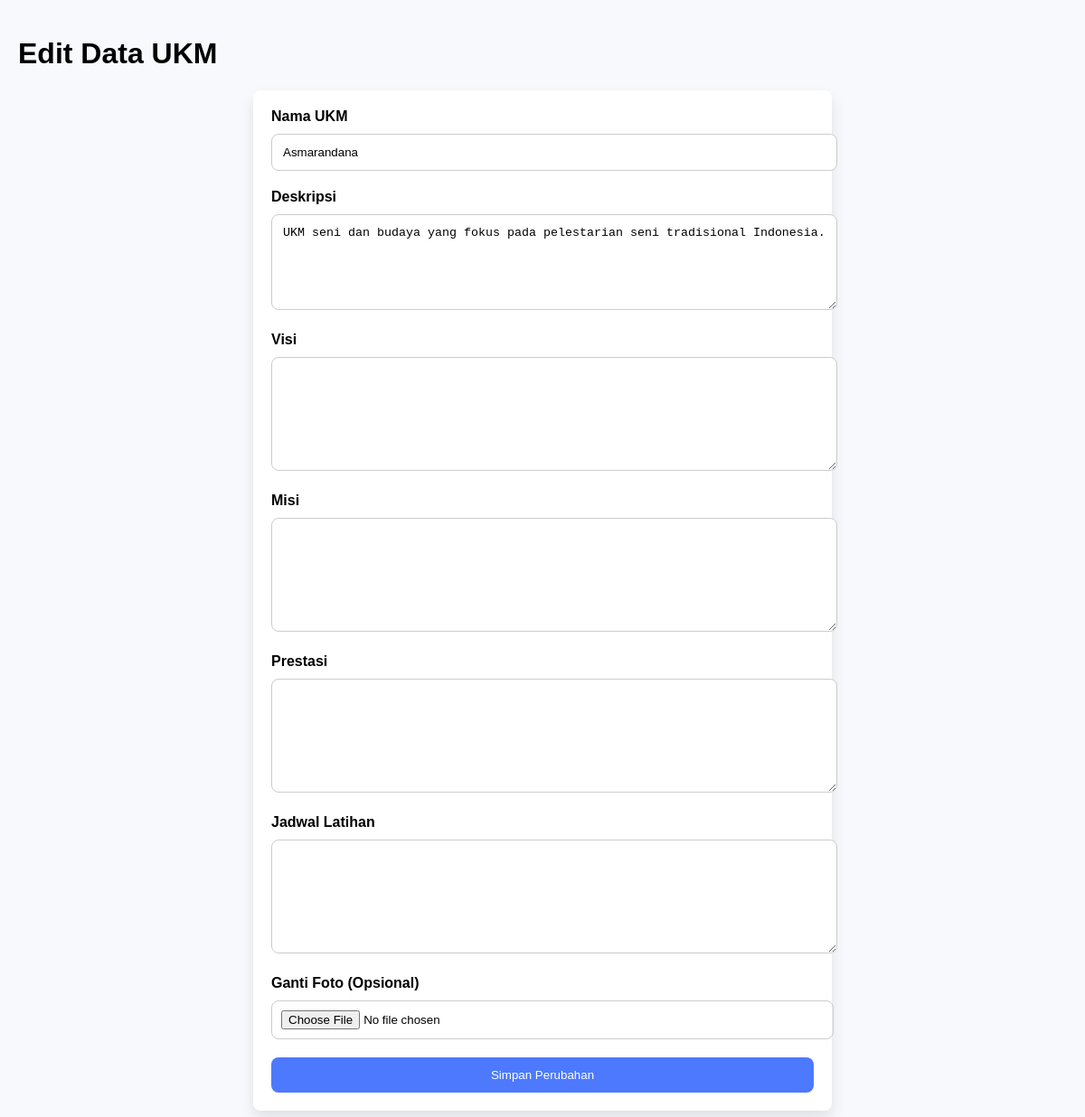
The app's page /edit_ukm.php?id=1 with its own data.
### tables this page shows
CREATE TABLE `ukm` (
  `id` int(11) NOT NULL,
  `name` varchar(100) NOT NULL,
  `description` text NOT NULL,
  `category` varchar(50) NOT NULL,
  `contact` varchar(100) NOT NULL,
  `foto` varchar(255) DEFAULT NULL
);

### edit_ukm.php (the view, shortened to what this page needs)
<?php
$conn = new mysqli('localhost', 'root', '', 'ukm');
$id = intval($_GET['id']);
if ($_SERVER['REQUEST_METHOD'] === 'POST') {
    $name = $_POST['name'];
    $description = $_POST['description'];
    $visi = $_POST['visi'];
    $misi = $_POST['misi'];
    $prestasi = $_POST['prestasi'];
    $jadwal_latihan = $_POST['jadwal_latihan'];
    if (!empty($_FILES["foto"]["name"])) {
        $target_dir = "uploads/";
        $file_name = basename($_FILES["foto"]["name"]);
        $target_file = $target_dir . time() . "_" . $file_name;
        $image_file_type = strtolower(pathinfo($target_file, PATHINFO_EXTENSION));
        if (move_uploaded_file($_FILES["foto"]["tmp_name"], $target_file)) {
            $sql = "UPDATE products SET name = ?, description = ?, foto = ?, visi = ?, misi = ?, prestasi = ?, jadwal_latihan = ? WHERE id = ?";
            $stmt = $conn->prepare($sql);
            $stmt->bind_param("sssssssi", $name, $description, $target_file, $visi, $misi, $prestasi, $jadwal_latihan, $id);
        }
    } else {
        $sql = "UPDATE products SET name = ?, description = ?, visi = ?, misi = ?, prestasi = ?, jadwal_latihan = ? WHERE id = ?";
        $stmt = $conn->prepare($sql);
        $stmt->bind_param("ssssssi", $name, $description, $visi, $misi, $prestasi, $jadwal_latihan, $id);
    }
    if ($stmt->execute()) {
        echo "<p>Data UKM berhasil diperbarui!</p>";
        header("Location: admin_dashboard.php");
        exit();
    } else {
        echo "<p>Gagal memperbarui data.</p>";
    }
} else {
    $result = $conn->query("SELECT * FROM ukm WHERE id = $id");
    $ukm = $result->fetch_assoc();
}
?>
<!DOCTYPE html>
<html lang="en">
<head>
    <link rel="stylesheet" href="styles/admin_dashboard.css">
</head>
<body>
    <h1>Edit Data UKM</h1>
    <form method="POST" enctype="multipart/form-data">
        <label for="name">Nama UKM</label>
        <input type="text" id="name" name="name" value="<?php echo htmlspecialchars($ukm['name'] ?? ''); ?>" required>
        <label for="description">Deskripsi</label>
        <textarea id="description" name="description" rows="4" required><?php echo htmlspecialchars($ukm['description'] ?? ''); ?></textarea>
        <label for="visi">Visi</label>
        <textarea id="visi" name="visi" rows="3" required><?php echo htmlspecialchars($ukm['visi'] ?? ''); ?></textarea>
        <label for="misi">Misi</label>
        <textarea id="misi" name="misi" rows="3" required><?php echo htmlspecialchars($ukm['misi'] ?? ''); ?></textarea>
        <label for="prestasi">Prestasi</label>
        <textarea id="prestasi" name="prestasi" rows="4" required><?php echo htmlspecialchars($ukm['prestasi'] ?? ''); ?></textarea>
        <label for="jadwal_latihan">Jadwal Latihan</label>
        <textarea id="jadwal_latihan" name="jadwal_latihan" rows="3" required><?php echo htmlspecialchars($ukm['jadwal_latihan'] ?? ''); ?></textarea>
        <label for="foto">Ganti Foto (Opsional)</label>
        <input type="file" id="foto" name="foto" accept="image/*">
        <button type="submit">Simpan Perubahan</button>
    </form>
</body>
</html>

### styles/admin_dashboard.css (style rules this page uses)
body { font-family: "Arial", sans-serif; background-color: #f7f9fc; margin: 0; padding: 20px; }
form { max-width: 600px; margin: auto; background-color: white; padding: 20px; border-radius: 8px; box-shadow: 0 8px 16px rgba(0, 0, 0, 0.1); }
label { display: block; margin-bottom: 10px; font-weight: bold; }
input[type="text"], textarea, input[type="file"] { width: 100%; padding: 12px; margin-bottom: 20px; border: 1px solid #ccc; border-radius: 8px; }
textarea { height: 80px; }
input[type="file"] { padding: 10px; }
button { background-color: #4d79ff; color: white; padding: 12px 20px; border: none; border-radius: 8px; cursor: pointer; width: 100%; }
textarea[name="visi"], textarea[name="misi"], textarea[name="prestasi"], textarea[name="jadwal_latihan"] { height: 100px; }

### records on screen
ukm: name "Asmarandana", description "UKM seni dan budaya yang fokus pada pelestarian seni tradisional Indonesia."
